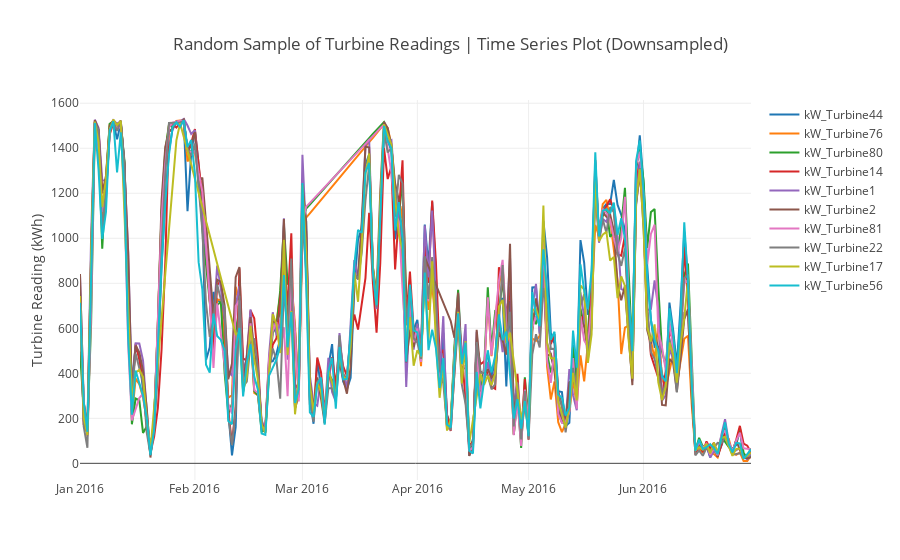

The notebook cell this image was saved under:
### Code cell
traces = []
for turbine in random_turbines:
    filtered_turbine = daily_mean_turbine_reading.loc[daily_mean_turbine_reading["turbine_num"] == turbine]
    trace = go.Scatter(x = filtered_turbine["date"],
                       y = filtered_turbine["reading"],
                       mode = 'lines',
                       name = turbine)
    traces.append(trace)

layout = go.Layout(
    title="Random Sample of Turbine Readings | Time Series Plot (Downsampled)",
    yaxis=dict(
    title="Turbine Reading (kWh)"))
    
fig = go.Figure(data=traces, layout=layout)   
py.iplot(fig)

### Figure 1 — Plotly figure (JSON) as saved in the notebook; plotly's stock layout.template omitted (floating-point values rounded to 4 significant figures; data arrays with more than 128 entries replaced by an {"elided": "..."} marker saying what was removed)
{"data": [{"mode": "lines", "name": "kW_Turbine44", "type": "scatter", "uid": "9c191192-f094-11e8-9642-50e549ed1be1", "x": {"elided": "182 str values"}, "y": {"elided": "182 float values"}}, {"mode": "lines", "name": "kW_Turbine76", "type": "scatter", "uid": "9c1938a4-f094-11e8-83d7-50e549ed1be1", "x": {"elided": "182 str values"}, "y": {"elided": "182 float values"}}, {"mode": "lines", "name": "kW_Turbine80", "type": "scatter", "uid": "9c1938a5-f094-11e8-9559-50e549ed1be1", "x": {"elided": "182 str values"}, "y": {"elided": "182 float values"}}, {"mode": "lines", "name": "kW_Turbine14", "type": "scatter", "uid": "9c1938a6-f094-11e8-94f4-50e549ed1be1", "x": {"elided": "182 str values"}, "y": {"elided": "182 float values"}}, {"mode": "lines", "name": "kW_Turbine1", "type": "scatter", "uid": "9c1938a7-f094-11e8-8936-50e549ed1be1", "x": {"elided": "182 str values"}, "y": {"elided": "182 float values"}}, {"mode": "lines", "name": "kW_Turbine2", "type": "scatter", "uid": "9c1938a8-f094-11e8-8de5-50e549ed1be1", "x": {"elided": "182 str values"}, "y": {"elided": "182 float values"}}, {"mode": "lines", "name": "kW_Turbine81", "type": "scatter", "uid": "9c1938a9-f094-11e8-b02a-50e549ed1be1", "x": {"elided": "182 str values"}, "y": {"elided": "182 float values"}}, {"mode": "lines", "name": "kW_Turbine22", "type": "scatter", "uid": "9c1938aa-f094-11e8-8c9e-50e549ed1be1", "x": {"elided": "182 str values"}, "y": {"elided": "182 float values"}}, {"mode": "lines", "name": "kW_Turbine17", "type": "scatter", "uid": "9c1938ab-f094-11e8-9d46-50e549ed1be1", "x": {"elided": "182 str values"}, "y": {"elided": "182 float values"}}, {"mode": "lines", "name": "kW_Turbine56", "type": "scatter", "uid": "9c1938ac-f094-11e8-8b83-50e549ed1be1", "x": {"elided": "182 str values"}, "y": {"elided": "182 float values"}}], "layout": {"title": "Random Sample of Turbine Readings | Time Series Plot (Downsampled)", "yaxis": {"title": "Turbine Reading (kWh)"}}}
